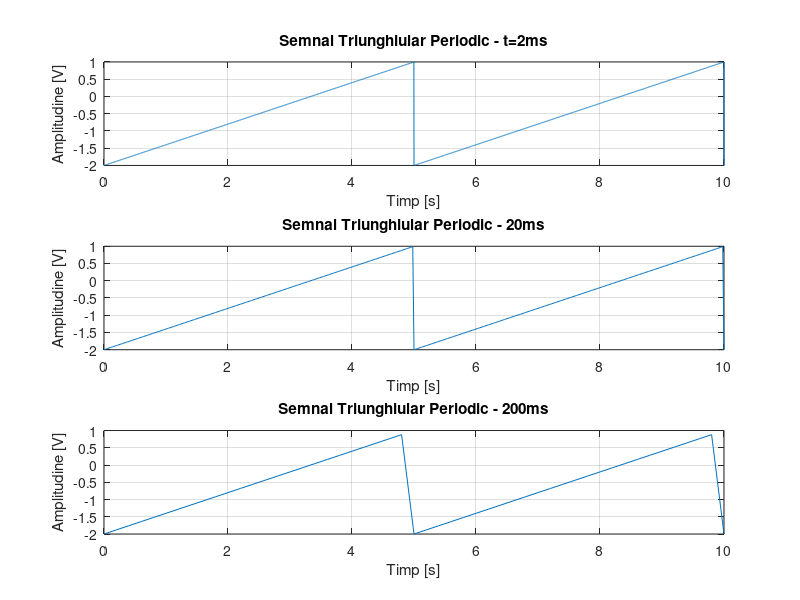

Write the MATLAB code that produced this figure.
Amplitudine = 1.5;
Frecventa = 1/5;
t = 0:0.002:10;
OFFSET = -0.5;
a = Amplitudine*sawtooth(2*pi*Frecventa .* t) + OFFSET;    
subplot(3,1,1) , plot(t,a),ylabel('Amplitudine [V]'), xlabel('Timp [s]'),title('Semnal Triunghiular Periodic - t=2ms'),grid;

Amplitudine = 1.5;
Frecventa = 1/5;
t = 0:0.02:10;
OFFSET = -0.5;
a = Amplitudine*sawtooth(2*pi*Frecventa .* t) + OFFSET;    
subplot(3,1,2) , plot(t,a),ylabel('Amplitudine [V]'), xlabel('Timp [s]'),title('Semnal Triunghiular Periodic - 20ms'),grid;

Amplitudine = 1.5;
Frecventa = 1/5;
t = 0:0.2:10;
OFFSET = -0.5;
a = Amplitudine*sawtooth(2*pi*Frecventa .* t) + OFFSET;    
subplot(3,1,3) , plot(t,a),ylabel('Amplitudine [V]'), xlabel('Timp [s]'),title('Semnal Triunghiular Periodic - 200ms'),grid;